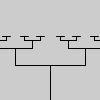
Frame 1 (no input)
Frame 60 (the mouse pressed at the canvas centre just before this capture): identical to frame 1, image omitted
Frame 120 (the mouse held since frame 60 and released just before this capture): identical to frame 1, image omitted

The Processing sketch that drew this single still picture (run headless with seeded random() and noise(); from frame 60 on, the mouse is pressed at the canvas centre):

// Processing sketch: bracket_recursion
// ── bracket_recursion.pde
int x = 50;   // X-coordinate of the center
int y = 100;  // Y-coordinate of the bottom
int a = 35;   // Half the width of the top bar
int n = 3;    // Number of recursions

void setup() {
  size(100, 100);
}

void draw() {
  background(204);
  drawT(x, y, a, n);
}

void drawT(int x, int y, int apex, int num) {
  line(x, y, x, y-apex);
  line(x-apex, y-apex, x+apex, y-apex);
  // This relational expression must eventually be 
  // false to stop the recursion and return to draw()
  if (num > 0) {  
    drawT(x-apex, y-apex, apex/2, num-1);
    drawT(x+apex, y-apex, apex/2, num-1);
  }
}
